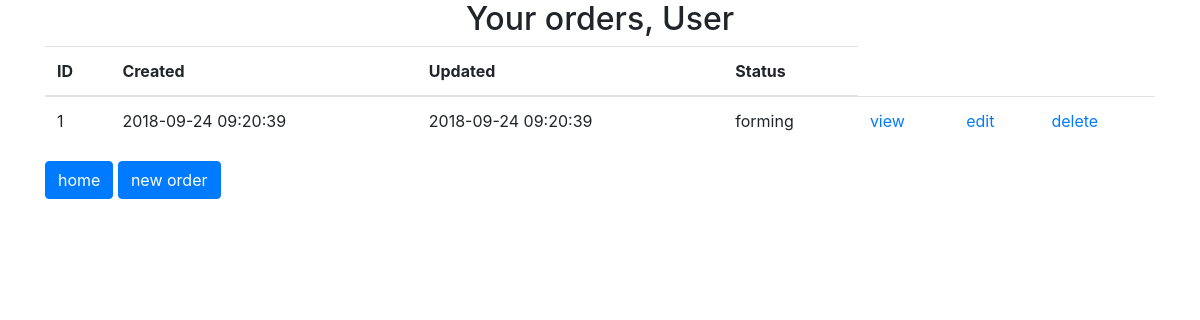
Before: /order/ (signed in) with the older database file.
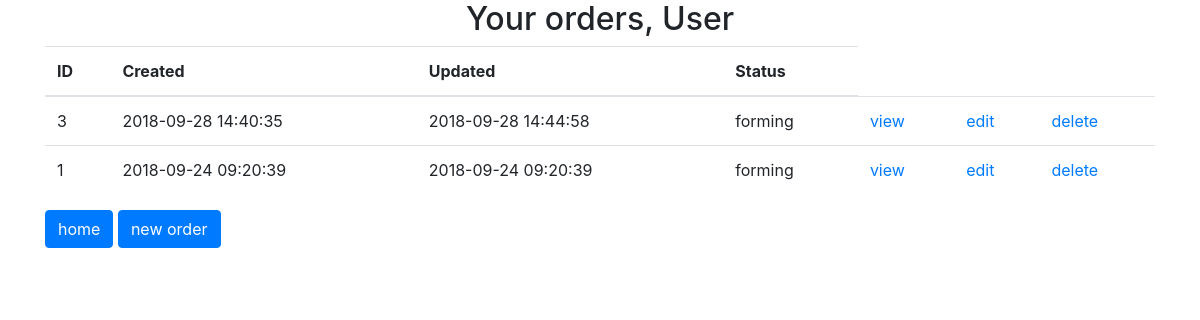
After: the same page with the newer database file.
### orders/models.py (models this page shows, shortened)
class Order(models.Model):
    FORMING = 'FM'
    SENT_TO_PROCEED = 'STP'
    PROCEEDED = 'PRD'
    PAID = 'PD'
    READY = 'RDY'
    CANCEL = 'CNC'
    ORDER_STATUS_CHOICES = (
        (FORMING, 'forming'),
        (SENT_TO_PROCEED, 'sent to proceed'),
        (PAID, 'paid'),
        (PROCEEDED, 'proceeded'),
        (READY, 'ready'),
        (CANCEL, 'canceled'),
    )
    user = models.ForeignKey(User, on_delete=models.CASCADE)
    created = models.DateTimeField(auto_now_add=True)
    updated = models.DateTimeField(auto_now=True)
    status = models.CharField(max_length=3, choices=ORDER_STATUS_CHOICES, default=FORMING)
    is_active = models.BooleanField(default=True)
    class Meta:
        ordering = ('-created',)

### orders/views.py (the view)
# urls.py: path('', views.OrderList.as_view(), name='orders_list'),
class OrderList(ListView):
    model = Order
    def get_queryset(self):
        return Order.objects.filter(user=self.request.user)
    @method_decorator(login_required)
    def dispatch(self, *args, **kwargs):
        return super().dispatch(*args, **kwargs)

### cart/context_processors.py (called while the page is built)
def cart(request):
    cart = []
    if request.user.is_authenticated:
        cart = Cart.objects.filter(user=request.user)
    return {'cart': cart}

### orders/templates/orders/order_list.html
{% extends 'orders/base.html' %}
{% block content %}
<div class="h2 text-center head">
    Your orders,
    {% if user.first_name %}
    {{ user.first_name|title}}
    {% else %}
    User
    {% endif %}
</div>
<table class="table orders_list">
    <thead>
        <tr>
            <th>ID</th>
            <th>Created</th>
            <th>Updated</th>
            <th>Status</th>
        </tr>
    </thead>
    <tbody>
        {% for item in object_list %}
        {% if item.is_active %}
        <tr>
            <td class="td1 orders_list">{{ item.pk }}</td>
            <td>{{ item.created|date:"Y-m-d H:i:s" }}</td>
            <td>{{ item.updated|date:"Y-m-d H:i:s" }}</td>
            <td>{{ item.get_status_display }}</td>
            <td>
                <a href="{% url 'orders:order_read' item.pk %}">
                    view
                </a>
            </td>
            <td>
                {% if item.status == 'FM' %}
                <a href="{% url 'orders:order_update' item.pk %}">
                    edit
                </a>
                {% endif %}
            </td>
            <td>
                {% if item.status == 'FM' %}
                <a href="{% url 'orders:order_delete' item.pk %}">
                    delete
                </a>
                {% endif %}
            </td>
        </tr>
        {% endif %}
        {% endfor %}
    </tbody>
</table>
<a href="{% url 'shop:index' %}" class="btn btn-primary">
    home
</a>
<a href="{% url 'orders:order_create' %}" class="btn btn-primary">
    new order
</a>
{% endblock %}

Changed rows visible on the page:
added Order: pk "3", created "2018-09-28 14:40:35", updated "2018-09-28 14:44:58", status "forming", shows "edit", shows "delete"
